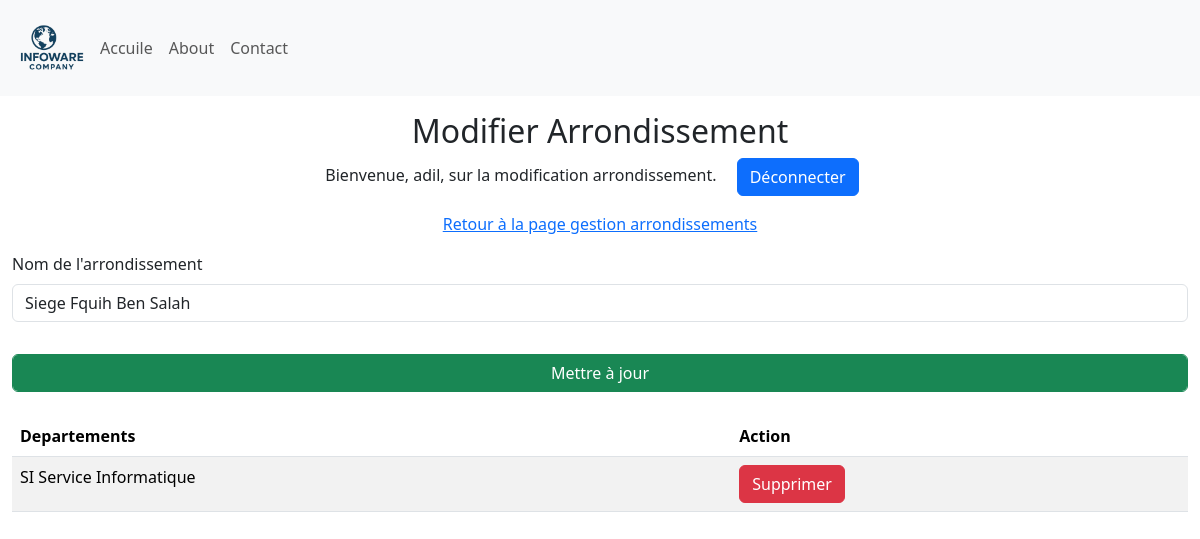
/update_arrondissement/1 (signed in), run on an earlier commit of the app's database.
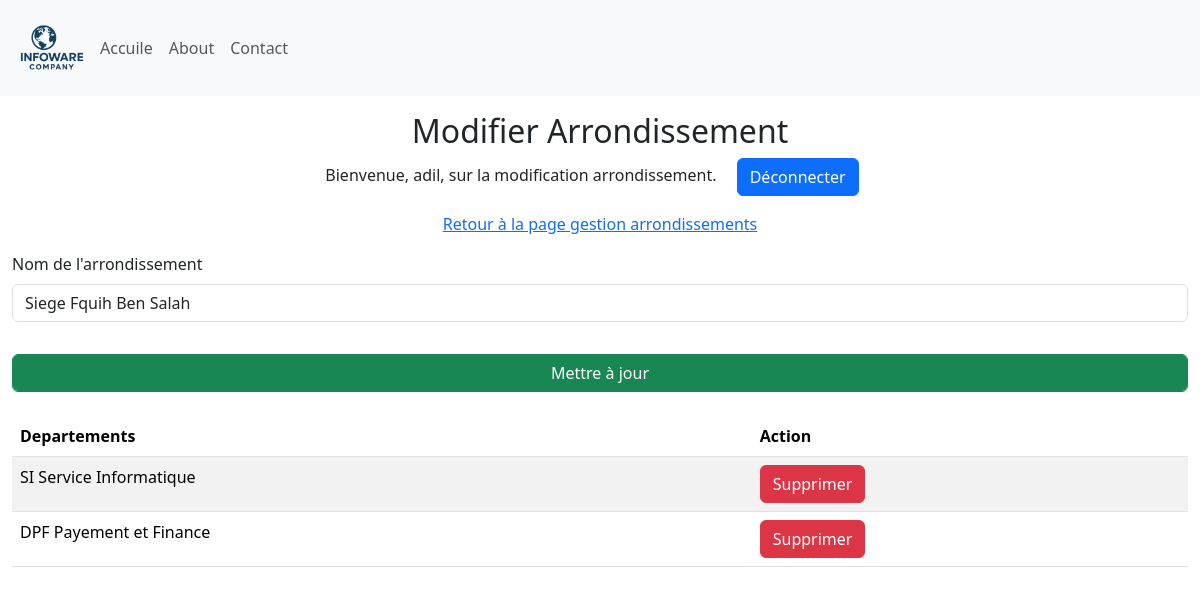
And on a later commit of the database.
### Site/models.py (models this page shows, shortened)
class Departement(db.Model):
    id = db.Column(db.Integer, primary_key=True)
    departement = db.Column(db.String(25), unique=True, nullable=False)
    arondissement = db.Column(db.Integer, db.ForeignKey('arondissement.id'), nullable=False)

### Site/dashbord/arrondissement.py (the view)
@arrondissement.route('/update_arrondissement/<int:arrondissement_id>', methods=['GET', 'POST'])
def update_arrondissement(arrondissement_id):
    if 'user' not in session:
        return redirect(url_for('admin.admin'))
    arrondissement = Arondissement.query.get_or_404(arrondissement_id)
    if request.method == 'POST':
        new_name = request.form.get('arrondissementName')
        if new_name:
            arrondissement.arondissement = new_name
            db.session.commit()
            return redirect(url_for('arrondissement.manage_Arrondissements'))
    return render_template('update_arondissement.html', name=session['user'], arrondissement=arrondissement, departements=arrondissement.departement)

### Site/templates/update_arondissement.html (shortened to what this page needs)
{% extends 'base.html' %}
{% block body %}
<div class="container-fluid">
    <div class="row">
        <div class="col-12  my-3">
            <div class="text-center">
                <h2>Modifier Arrondissement</h2>
                <p>Bienvenue, {{ name }}, sur la modification arrondissement. <a class="mx-3 btn btn-primary" href="{{ url_for('admin.logout') }}"">Déconnecter</a></p>
                <p><a href="{{ url_for('arrondissement.manage_Arrondissements') }}">Retour à la page gestion arrondissements</a> </p>
            </div>
           <form method="POST">
                <div class="mb-3">
                    <label for="arrondissementName" class="form-label">Nom de l'arrondissement</label>
                    <input type="text" class="form-control" id="arrondissementName" name="arrondissementName" value="{{ arrondissement.arondissement }}" required>
                </div>
                <div class="mb-3">
                    <input type="submit" class="form-control btn btn-success mt-3" value="Mettre à jour">
                </div>
            </form>
                {% if departements %}
                <table class="table table-striped mt-4 ">
                    <thead>
                        <tr>
                          <th scope="col">Departements</th>
                          <th scope="col">Action</th>
                        </tr>
                      </thead>
                      <tbody>
                        {% for departement in departements %}
                        <tr>
                          <td>{{ departement.departement }}</td>
                          <td>
                             <a href ="{{ url_for('departement.delete_departement', departement_id=departement.id) }}" onclick="return confirm('Êtes-vous sûr de vouloir supprimer cet arrondissement ?');"  class="btn btn-danger">Supprimer</a>
                          </td>
                        </tr>
                        {% endfor %}
                </table>
                {% else %}
                <p class="mt-4 text-danger h4">Aucun departement associé à cet arrondissement.</p>
                {% endif %}
        </div>
    </div>
</div>
{% endblock %}

What changed in the data, as far as the page shows it:
added Departement: departement "DPF Payement et Finance"
